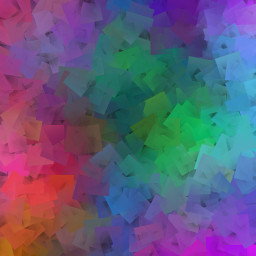
//> input picture pdi/imgs/blend1.jpg, 256 x 256 px
$ ./kmeans_random_centers ../imgs/blend1.jpg 3   (built with g++ and OpenCV 4)
//> lines starting //> are read from the running program, lines starting //| are printed output that depends on the picture
#include <opencv2/opencv.hpp>
#include <iostream>
#include <cstdlib>
#include <string>

using namespace std;
using namespace cv;

int main( int argc, char** argv ) {
    if(argc != 3) {
        cout << "Argumentos faltando!\nUso: ./kmeans_random_centers <caminho_para_imagem> <numero_de_clusters>\n";
	    exit(0);
    }

    Mat img = imread( argv[1], CV_LOAD_IMAGE_COLOR);
//> img is the input picture: 256 rows x 256 cols, CV_8UC3; mean B, G, R 122.3, 90.9, 96.8

    if(!img.data) {
        cout << "Error ao carregar a imagem!\n";
        exit(0);
    }

    int nClusters = stoi(argv[2]), nRodadas = 1;
//> nClusters = 3
    Mat rotulos, centros;
    Mat samples(img.rows * img.cols, 3, CV_32F);

    for( int y = 0; y < img.rows; y++ ) {
        for( int x = 0; x < img.cols; x++ ) {
            for( int z = 0; z < 3; z++) {
                samples.at<float>(y + x*img.rows, z) = img.at<Vec3b>(y,x)[z];
            }
        }
    }

    kmeans(
        samples,
        nClusters,
        rotulos,
        TermCriteria(CV_TERMCRIT_ITER | CV_TERMCRIT_EPS, 100, 0.01),
        nRodadas,
        KMEANS_RANDOM_CENTERS,
        centros
    );
//> centros = [[170.4, 94.36, 102.2], [99.15, 105.2, 50.72], [88.12, 64.81, 157.4]]

    Mat rotulada(img.size(), img.type());

    for( int y = 0; y < img.rows; y++ ){
        for( int x = 0; x < img.cols; x++ ){
            int indice = rotulos.at<int>(y + x*img.rows,0);
            rotulada.at<Vec3b>(y,x)[0] = (uchar) centros.at<float>(indice, 0);
            rotulada.at<Vec3b>(y,x)[1] = (uchar) centros.at<float>(indice, 1);
            rotulada.at<Vec3b>(y,x)[2] = (uchar) centros.at<float>(indice, 2);
        }
    }
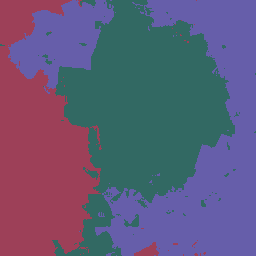
//> rotulada: 256 rows x 256 cols, CV_8UC3; mean B, G, R 122.1, 90.5, 96.4

    namedWindow("Original Image", WINDOW_KEEPRATIO);
    namedWindow("Clustered Image", WINDOW_KEEPRATIO);

    imshow("Original Image", img);
    imshow("Clustered Image", rotulada);

    waitKey(0);
    return 0;
}
